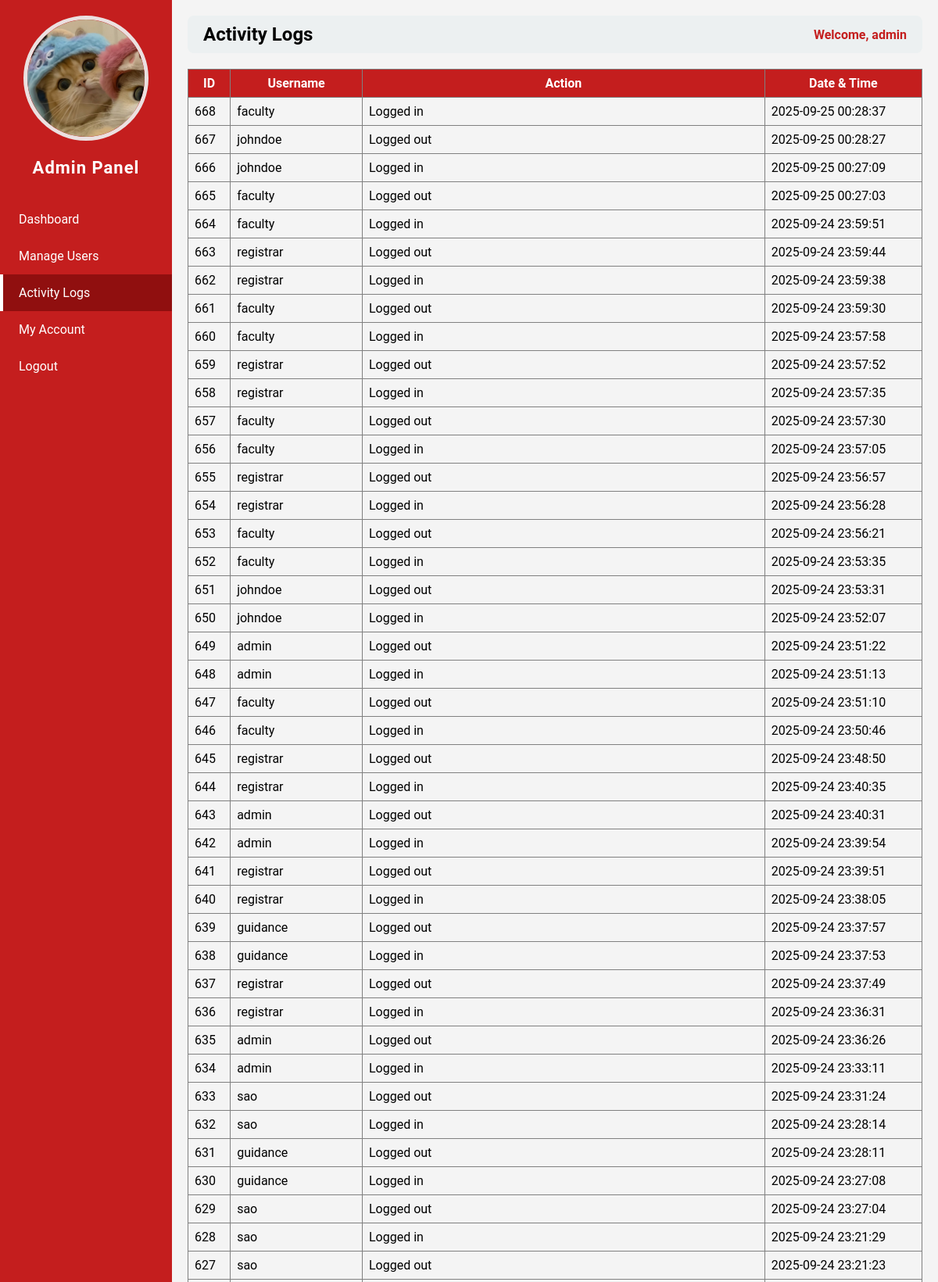
/admin.php?page=activity_logs (signed in, upper part), run on the app's committed database.
### tables this page shows
CREATE TABLE `users` (
  `id` int(11) NOT NULL,
  `username` varchar(50) NOT NULL,
  `password` varchar(255) NOT NULL,
  `role` varchar(50) NOT NULL,
  `email` varchar(255) NOT NULL,
  `contact` varchar(50) NOT NULL,
  `status` varchar(50) NOT NULL,
  `img` varchar(255) NOT NULL
);

CREATE TABLE `logs` (
  `id` int(11) NOT NULL,
  `user_id` int(11) NOT NULL,
  `action` varchar(255) NOT NULL,
  `date_time` datetime NOT NULL DEFAULT current_timestamp()
);

### admin_pages/activity_logs.php (the view)
<?php
$host = "localhost";
$dbname = "studisciplink";
$user = "root";
$pass = "";
try {
    $pdo = new PDO("mysql:host=$host;dbname=$dbname", $user, $pass);
    $pdo->setAttribute(PDO::ATTR_ERRMODE, PDO::ERRMODE_EXCEPTION);
    $stmt = $pdo->prepare("
        SELECT l.id, u.username, l.action, l.date_time
        FROM logs l
        JOIN users u ON l.user_id = u.id
        ORDER BY l.date_time DESC
    ");
    $stmt->execute();
    $logs = $stmt->fetchAll(PDO::FETCH_ASSOC);
} catch (PDOException $e) {
    die("Database error: " . $e->getMessage());
}
?>
<table border="1" cellpadding="8" cellspacing="0" style="width:100%; border-collapse:collapse;">
    <thead style="background:#c41e1e; color:white;">
        <tr>
            <th>ID</th>
            <th>Username</th>
            <th>Action</th>
            <th>Date & Time</th>
        </tr>
    </thead>
    <tbody>
        <?php if ($logs): ?>
            <?php foreach ($logs as $log): ?>
                <tr>
                    <td><?php echo htmlspecialchars($log['id']); ?></td>
                    <td><?php echo htmlspecialchars($log['username']); ?></td>
                    <td><?php echo htmlspecialchars($log['action']); ?></td>
                    <td><?php echo htmlspecialchars($log['date_time']); ?></td>
                </tr>
            <?php endforeach; ?>
        <?php else: ?>
            <tr>
                <td colspan="4" style="text-align:center;">No activity logs found.</td>
            </tr>
        <?php endif; ?>
    </tbody>
</table>

### admin.php (shortened to what this page needs)
<?php
require 'db_connect.php';
$id = $_SESSION['user_id'];
$stmt = $pdo->prepare("SELECT * FROM users WHERE id=?");
$stmt->execute([$id]);
$user = $stmt->fetch(PDO::FETCH_ASSOC);
$page = isset($_GET['page']) ? $_GET['page'] : 'dashboard';
?>
<!DOCTYPE html>
<html>
<head>
</head>
<body>
<div class="sidebar">
    <div class="column profile-photo">
        <?php if (!empty($user['img'])): ?>
            <img src="<?php echo htmlspecialchars($user['img']); ?>" alt="Profile Image">
        <?php else: ?>
            <img src="default.png" alt="Profile Image">
        <?php endif; ?>
    </div>
    <h2>Admin Panel</h2>
    <a href="?page=dashboard" class="<?php echo $page=='dashboard' ? 'active' : ''; ?>">Dashboard</a>
    <a href="?page=manage_users" class="<?php echo $page=='manage_users' ? 'active' : ''; ?>">Manage Users</a>
    <a href="?page=activity_logs" class="<?php echo $page=='activity_logs' ? 'active' : ''; ?>">Activity Logs</a>
    <a href="?page=my_account" class="<?php echo $page=='my_account' ? 'active' : ''; ?>">My Account</a>
    <a href="logout.php">Logout</a>
</div>
<div class="main-content">
    <div class="header">
        <h2><?php echo str_replace('_',' ', $page); ?></h2>
        <span>Welcome, <?php echo $_SESSION['username']; ?></span>
    </div>
    <div class="content">
        <?php
        $file = "admin_pages/{$page}.php";
        if(file_exists($file)){
            include $file;
        } else {
            echo "<p>Page not found.</p>";
        }
        ?>
    </div>
</div>
</body>
</html>

### admin.php (style rules this page uses)
body { margin: 0; font-family: 'Roboto', sans-serif; background: #f4f4f4; }
.sidebar { position: fixed; top: 0; left: 0; width: 220px; height: 100%; background-color: #c41e1e; color: white; display: flex; flex-direction: column; padding-top: 20px; }
.sidebar h2 { text-align: center; margin-bottom: 30px; font-size: 22px; letter-spacing: 1px; }
.sidebar a { padding: 14px 20px; text-decoration: none; color: white; display: block; transition: 0.3s; border-left: 4px solid transparent; }
.sidebar a.active { background-color: #900f0f; border-left: 4px solid #fff; }
.main-content { margin-left: 220px; padding: 20px; }
.header { display: flex; justify-content: space-between; align-items: center; background: #ecf0f1; padding: 10px 20px; border-radius: 8px; margin-bottom: 20px; }
.header h2 { margin: 0; text-transform: capitalize; }
.header span { font-weight: bold; color: #c41e1e; }
.profile-photo { text-align: center; }
.profile-photo img { width: 150px; height: 150px; object-fit: cover; border-radius: 50%; border: 5px solid #ebe0e0ff; }

### data on the page
users: img (picture)
logs: id "668", user.username "faculty", action "Logged in", date_time "2025-09-25 00:28:37"
logs: id "667", user.username "johndoe", action "Logged out", date_time "2025-09-25 00:28:27"
logs: id "666", user.username "johndoe", action "Logged in", date_time "2025-09-25 00:27:09"
logs: id "665", user.username "faculty", action "Logged out", date_time "2025-09-25 00:27:03"
logs: id "664", user.username "faculty", action "Logged in", date_time "2025-09-24 23:59:51"
logs: id "663", user.username "registrar", action "Logged out", date_time "2025-09-24 23:59:44"
logs: id "662", user.username "registrar", action "Logged in", date_time "2025-09-24 23:59:38"
logs: id "661", user.username "faculty", action "Logged out", date_time "2025-09-24 23:59:30"
logs: id "660", user.username "faculty", action "Logged in", date_time "2025-09-24 23:57:58"
logs: id "659", user.username "registrar", action "Logged out", date_time "2025-09-24 23:57:52"
logs: id "658", user.username "registrar", action "Logged in", date_time "2025-09-24 23:57:35"
logs: id "657", user.username "faculty", action "Logged out", date_time "2025-09-24 23:57:30"
logs: id "656", user.username "faculty", action "Logged in", date_time "2025-09-24 23:57:05"
logs: id "655", user.username "registrar", action "Logged out", date_time "2025-09-24 23:56:57"
logs: id "654", user.username "registrar", action "Logged in", date_time "2025-09-24 23:56:28"
logs: id "653", user.username "faculty", action "Logged out", date_time "2025-09-24 23:56:21"
logs: id "652", user.username "faculty", action "Logged in", date_time "2025-09-24 23:53:35"
logs: id "651", user.username "johndoe", action "Logged out", date_time "2025-09-24 23:53:31"
logs: id "650", user.username "johndoe", action "Logged in", date_time "2025-09-24 23:52:07"
logs: id "649", user.username "admin", action "Logged out", date_time "2025-09-24 23:51:22"
logs: id "648", user.username "admin", action "Logged in", date_time "2025-09-24 23:51:13"
logs: id "647", user.username "faculty", action "Logged out", date_time "2025-09-24 23:51:10"
logs: id "646", user.username "faculty", action "Logged in", date_time "2025-09-24 23:50:46"
logs: id "645", user.username "registrar", action "Logged out", date_time "2025-09-24 23:48:50"
logs: id "644", user.username "registrar", action "Logged in", date_time "2025-09-24 23:40:35"
logs: id "643", user.username "admin", action "Logged out", date_time "2025-09-24 23:40:31"
logs: id "642", user.username "admin", action "Logged in", date_time "2025-09-24 23:39:54"
logs: id "641", user.username "registrar", action "Logged out", date_time "2025-09-24 23:39:51"
logs: id "640", user.username "registrar", action "Logged in", date_time "2025-09-24 23:38:05"
logs: id "639", user.username "guidance", action "Logged out", date_time "2025-09-24 23:37:57"
logs: id "638", user.username "guidance", action "Logged in", date_time "2025-09-24 23:37:53"
logs: id "637", user.username "registrar", action "Logged out", date_time "2025-09-24 23:37:49"
logs: id "636", user.username "registrar", action "Logged in", date_time "2025-09-24 23:36:31"
logs: id "635", user.username "admin", action "Logged out", date_time "2025-09-24 23:36:26"
logs: id "634", user.username "admin", action "Logged in", date_time "2025-09-24 23:33:11"
logs: id "633", user.username "sao", action "Logged out", date_time "2025-09-24 23:31:24"
logs: id "632", user.username "sao", action "Logged in", date_time "2025-09-24 23:28:14"
logs: id "631", user.username "guidance", action "Logged out", date_time "2025-09-24 23:28:11"
logs: id "630", user.username "guidance", action "Logged in", date_time "2025-09-24 23:27:08"
logs: id "629", user.username "sao", action "Logged out", date_time "2025-09-24 23:27:04"
logs: id "628", user.username "sao", action "Logged in", date_time "2025-09-24 23:21:29"
logs: id "627", user.username "sao", action "Logged out", date_time "2025-09-24 23:21:23"

### other printed values
str_replace('_',' ', $page) "Activity Logs"
$_SESSION['username'] "admin"
